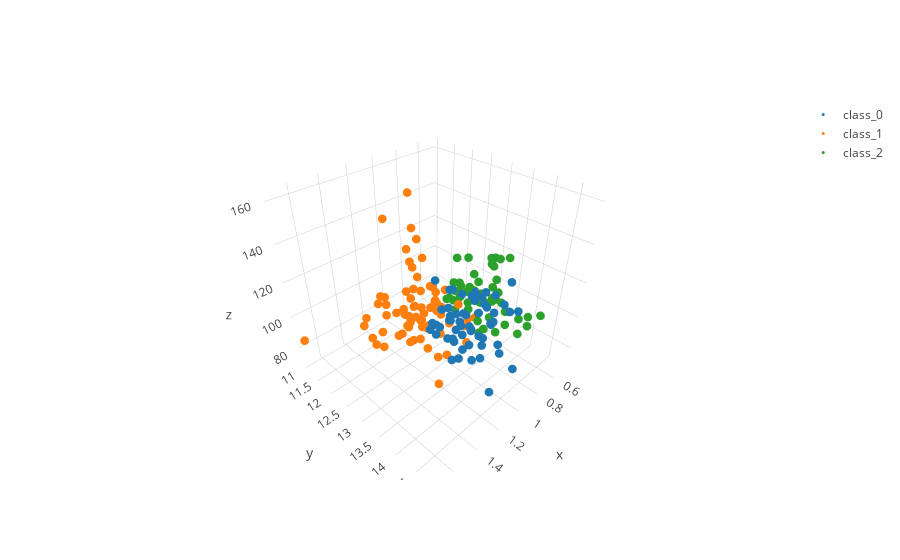

The code cell stored with this chart in its notebook:
### Code cell
data = []
for i in [0, 1, 2]:
    trace = go.Scatter3d(x = wine_data[wine_data["target"] == i]["hue"],
                         y = wine_data[wine_data["target"] == i]["alcohol"],
                         z = wine_data[wine_data["target"] == i]["magnesium"],
                         mode = 'markers',
                         name = "class_{}".format(i),
                         marker = dict(size = 3))
    data.append(trace)

figure = dict(data=data)
iplot(figure)
